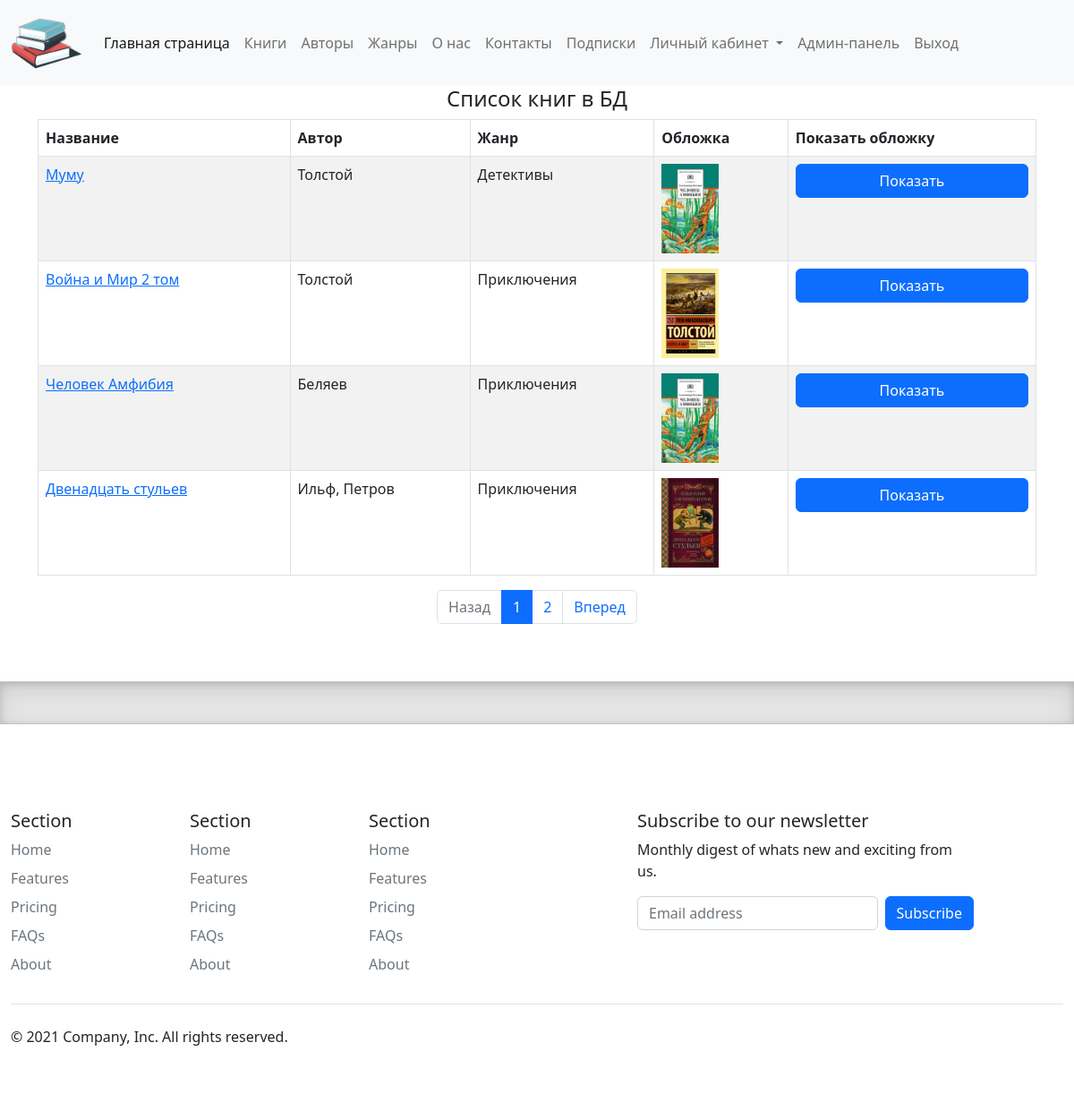
The app's page /books/ (signed in) with its own data.
### catalog/models.py (models this page shows, shortened)
class Book(models.Model):
    title = models.CharField(max_length=200, help_text="Введите название книги", verbose_name="Название книги")
    genre = models.ForeignKey('Genre', on_delete=models.CASCADE, help_text="Выберете жанр для книги", verbose_name="Жанр книги", null=True)
    language = models.ForeignKey('Language', on_delete=models.CASCADE, help_text="Выберете язык книги", verbose_name="Язык книги", null=True)
    publisher = models.ForeignKey('Publisher', on_delete=models.CASCADE, help_text="Выберете издательство", verbose_name="Издаьельство", null=True)
    year = models.CharField(max_length=4, help_text="Выберете год издания", verbose_name="Год издания")
    author = models.ManyToManyField('Author', help_text="Выберете автора (авторов) книги", verbose_name="Автор (авторы) книги")
    summary = models.TextField(max_length=1200, help_text="Введите краткое описание книги", verbose_name="Описание книги")
    isbn = models.CharField(max_length=13, help_text="Должно содержать 13 символов", verbose_name="ISBN книги")
    price = models.DecimalField(decimal_places=2, max_digits=7, help_text="Введите цену книги", verbose_name="Цeнa (руб.)")
    photo = models.ImageField(upload_to="images", help_text="Загрузите изображение обложки", verbose_name="Изображение обложки", null=True, blank=True)
    def display_author(self):
        return ', '.join([author.last_name for author in self.author.all()])
    display_author.short_description = 'Авторы'

class Author(models.Model):
    first_name = models.CharField(max_length=100, help_text="Введите имя автора", verbose_name="Имя автора")
    last_name = models.CharField(max_length=100, help_text="Введите фамилию автора", verbose_name="Фамилия автора")
    date_of_birth = models.DateField(help_text="Введите дату рождения", verbose_name="Дата рождения", null=True, blank=True)
    about = models.TextField(help_text="Введите сведения об авторе", verbose_name="Сведения об авторе")
    photo = models.ImageField(upload_to="images", help_text="Загрузите фото автора", verbose_name="Фото автора", null=True, blank=True)

class Genre(models.Model):
    name = models.CharField(max_length=200, help_text="Введите жанр книги", verbose_name="Жанр книги")
    about = models.TextField(help_text="Введите сведения о жанре", verbose_name="Сведения о жанре", null=True)
    def __str__(self):
        return self.name

### catalog/views.py (the view)
# urls.py: path('books/', views.BookListView.as_view(), name='books'),
class BookListView(LoginRequiredMixin, ListView):
    raise_exception = True
    model = Book
    context_object_name = 'books'
    paginate_by = 4
    ordering = ['-id']

### templates/catalog/book_list.html
{% extends "catalog/base.html" %}
{% block content %}
    <div class="row text-center text-dark lh-2">
        <h4>Список книг в БД</h4>
    </div>
    {% if books %}
    <table class="table table-striped table-bordered text-start">
        <thead>
            <tr>
                <th>Название</th>
                <th>Aвтop</th>
                <th>Жaнp</th>
                <th>Обложка</th>
                <th>Показать обложку</th>
            </tr>
        </thead>
    <tbody>
        {% for book in books %}
            <tr>
                <td><a href="{{ book.id }}">{{ book.title }}</a></td>
                <td>{{ book.display_author }}</td>
                <td>{{ book.genre }}</td>
                <td><img src="{{ book.photo.url }}" alt="connect" style="max-height: 100px"></td>
                <td><a href="{{ book.photo.url}}"  class="btn btn-primary"  target="_blank">Показать</a>
            </tr>
        {% endfor %}
    </tbody>
    </table>
    {% else %}
    <p>В базе данных нет книг</p>
    {% endif %}
    <div class="col-12">
        {% include "modules/pagination.html" %}
    </div>
{% endblock content %}

### static/css/style.css (style rules this page uses)
.btn { margin: 0 auto; display: block; text-align: center; }

### records on screen
Book: title "Муму", display_author "Толстой", genre "Детективы", photo (picture)
Book: title "Война и Мир 2 том", display_author "Толстой", genre "Приключения", photo (picture)
Book: title "Человек Амфибия", display_author "Беляев", genre "Приключения", photo (picture)
Book: title "Двенадцать стульев", display_author "Ильф, Петров", genre "Приключения", photo (picture)

### other values on screen
{{ num_page }} "1"
{{ num_page }} "2"
